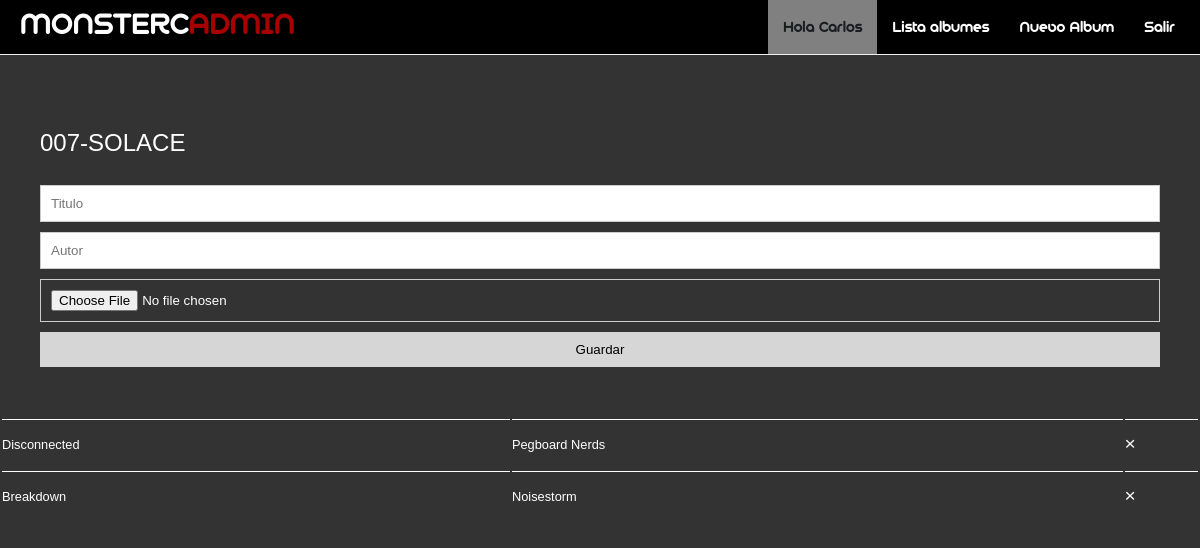
Page /admin/nuevaMusica.php?id=15 (signed in) on the committed database.
### tables this page shows
CREATE TABLE IF NOT EXISTS `usuarios` (
  `id` int(11) NOT NULL AUTO_INCREMENT,
  `nombre` varchar(255) DEFAULT NULL,
  `email` varchar(255) NOT NULL,
  `password` varchar(255) DEFAULT NULL,
  PRIMARY KEY (`id`)
);

CREATE TABLE IF NOT EXISTS `albumes` (
  `id` int(11) NOT NULL AUTO_INCREMENT,
  `nombre` varchar(255) DEFAULT NULL,
  `caratula` varchar(255) DEFAULT NULL,
  `fecha` date NOT NULL,
  PRIMARY KEY (`id`)
);

CREATE TABLE IF NOT EXISTS `canciones` (
  `id` int(11) NOT NULL AUTO_INCREMENT,
  `titulo` varchar(255) DEFAULT NULL,
  `autor` varchar(255) DEFAULT NULL,
  `ruta` varchar(255) NOT NULL,
  `id_album` int(11) NOT NULL,
  PRIMARY KEY (`id`,`id_album`),
  KEY `fk_canciones_albumes_idx` (`id_album`)
);

### admin/inc/conexion.php (called while the page is built)
<?php
$host = "localhost";
$user = "root";
$password = "";
$database = "proyecto_final";

### admin/core/Main.php (called while the page is built, shortened)
<?php
include 'core/Db_model.php';
include 'core/Album_model.php';
include 'core/User_model.php';
include 'core/Canciones_model.php';
include 'model/Cancion.php';
include 'model/Usuario.php';
class Main {
    function __construct() {
        include 'inc/conexion.php';
        $this->db = new Db_model($host, $user, $password, $database);
    }
}

### admin/core/Db_model.php (called while the page is built, shortened)
<?php
class Db_model {
    private $host, $userdb, $passdb, $namedb;
    private $conexion;
    function __construct($host, $userdb, $passdb, $namedb) {
        $this->host = $host;
        $this->userdb = $userdb;
        $this->passdb = $passdb;
        $this->namedb = $namedb;
    }
    private function connectDB() {
        $this->conexion = mysqli_connect($this->host, $this->userdb, $this->passdb, $this->namedb);
        mysqli_query($this->conexion, "SET NAMES 'utf8'");
    }
    public function executeSelectQuery($sql) {
        $consulta = mysqli_query($this->conexion, $sql);
        $nfilas = mysqli_num_rows($consulta);
        $datos = array();
        for ($i = 0; $i < $nfilas; $i++) {
            $fila = mysqli_fetch_array($consulta);
            $datos [] = $fila;
        }
        return $datos;
    }
}

### admin/core/User_model.php (called while the page is built, shortened)
<?php
class User_model extends Main {
    public function datosUser($id) {
        $arrayArray = $this->db->executeSelectQuery("SELECT * FROM usuarios WHERE id=$id");
        foreach ($arrayArray as $fila) {
            extract($fila);
            return new Usuario($id, $nombre, $email, $password);
        }
    }
}

### admin/model/Usuario.php (called while the page is built, shortened)
<?php
class Usuario {
    private $id, $nombre, $email, $password;
    function __construct($id, $nombre, $email, $password) {
        $this->nombre = $nombre;
    }
    public function getNombre() {
        return $this->nombre;
    }
}

### admin/core/Album_model.php (called while the page is built, shortened)
<?php
class Album_model extends Main {
    public function selectNombre($id) {
        $arrayArray = $this->db->executeSelectQuery("SELECT nombre FROM albumes WHERE id=$id");
        $nombreAlbum = "";
        foreach ($arrayArray as $fila) {
            $nombreAlbum = $fila["nombre"];
        }
        return $nombreAlbum;
    }
}

### admin/core/Canciones_model.php (called while the page is built, shortened)
<?php
class Canciones_model extends Main {
    public function selectCanciones($id_album) {
        $arrayArrays = $this->db->executeSelectQuery("SELECT id, titulo, autor, ruta, id_album FROM canciones WHERE id_album=$id_album ORDER BY titulo DESC");
        $arrayObj = array();
        foreach ($arrayArrays as $fila) {
            extract($fila);
            $cancion = new Cancion($id, $titulo, $autor, $ruta, $id_album);
            $arrayObj [] = $cancion;
        }
        return $arrayObj;
    }
}

### admin/model/Cancion.php (called while the page is built, shortened)
<?php
class Cancion {
    private $id, $titulo, $autor, $ruta, $idalbum;
    function __construct($id, $titulo, $autor, $ruta, $idalbum) {
        $this->id = $id;
        $this->titulo = $titulo;
        $this->autor = $autor;
    }
    function getId() {
        return $this->id;
    }
    function getTitulo() {
        return $this->titulo;
    }
    function getAutor() {
        return $this->autor;
    }
}

### admin/nuevaMusica.php (the view, shortened to what this page needs)
<?php
include './core/Main.php';
$id_album = $_GET["id"];
$album = new Album_model();
$cancion = new Canciones_model();
$nombreAlbum = $album->selectNombre($id_album);
$arrayObjCancion = $cancion->selectCanciones($id_album);
?>
<?php include './col/header.php'; ?>
<section>
    <h1><?= $nombreAlbum ?></h1>
    <br>
    <form action="<?= $_SERVER['PHP_SELF'] ?>" method="post"  enctype="multipart/form-data">
        <input type="text" name="titulo" placeholder="Titulo">
        <input type="text" name="autor" placeholder="Autor">
        <input type="file" name="ruta" placeholder="Cancion">
        <input type="submit" value="Guardar">
    </form>
</section>
<table>
    <?php if (count($arrayObjCancion) > 0) { ?>
        <?php foreach ($arrayObjCancion as $objCancion) { ?>
            <tr>
                <td><?= $objCancion->getTitulo() ?></td>
                <td><?= $objCancion->getAutor() ?></td>
                <td><a href="nuevaMusica.php?e=<?= $objCancion->getId() ?>"> &#215;</a></td>
            </tr>
        <?php } ?>
    <?php } else { ?>
        <tr>
            <td colspan="4">No hay canciones en este album</td>
        </tr>
    <?php } ?>
</table>
<?php include './col/footer.php'; ?>

### admin/col/header.php (shortened to what this page needs)
<?php
$user = new User_model();
$objUsuario = $user->datosUser($_SESSION["id_usuario"]);
?>
<!DOCTYPE html>
<html>
    <head>
        <link href="site_media/css/style.css" type="text/css" rel="stylesheet">
    </head>
    <body class="cms">
        <header>
            <h1>MONSTERC<span>ADMIN</span></h1>
            <nav>
                <ul>
                    <li class="saludo">Hola <?= $objUsuario->getNombre() ?></li>
                    <li><a href="listar.php">Lista albumes</a></li>
                    <li><a href="nuevoAlbum.php">Nuevo Album</a></li>
                    <li><a href="salir.php">Salir</a></li>
                </ul>
            </nav>
        </header>

### admin/site_media/css/style.css (style rules this page uses)
* { margin: 0; padding: 0; -webkit-box-sizing: border-box; text-decoration: none; }
body,html { font:1em/1.5 sans-serif; overflow: hidden; height: 100%; }
h1,h2 { font-weight: 300; }
li { list-style: none; color:#181d20; }
span { color:#A80000; }
input,textarea { width: 100%; padding: 10px; margin-bottom: 10px; border:1px solid #ccc; }
input[type="submit"] { border:none; background: rgba(255,255,255,.8); cursor:pointer; }
header { color: #fff; background: #000; width: 100%; font-family: monstercat; border-bottom: 1px solid #eee; margin-bottom: 50px; overflow: hidden; position: relative; top: 0; z-index: 100; }
header h1 { float: left; margin-left: 20px; }
header nav { float: right; margin-right: 10px; }
header nav ul li { float: left; padding: 15px; }
header nav ul li a { color: #fff; -webkit-transition: all .5s; -moz-transition: all .5s; -o-transition: all .5s; -ms-transition: all .5s; }
.saludo { background: rgba(255,255,255,.5); }
body.cms { background: #333; color: #fff; }
section { padding: 20px; margin: 20px; }
table { width: 100%; text-align: left; margin-top: 20px; font-size: .8em; }
table td { border-top: 1px solid #fff; font-weight: 300; padding: 10px 0; }
table td a { color:#fff; font-size: 1.5em; -webkit-transition: all .5s; }

### rows in the picture
usuarios: nombre "Carlos"
albumes: nombre "007-SOLACE"
canciones: titulo "Disconnected", autor "Pegboard Nerds"
canciones: titulo "Breakdown", autor "Noisestorm"
